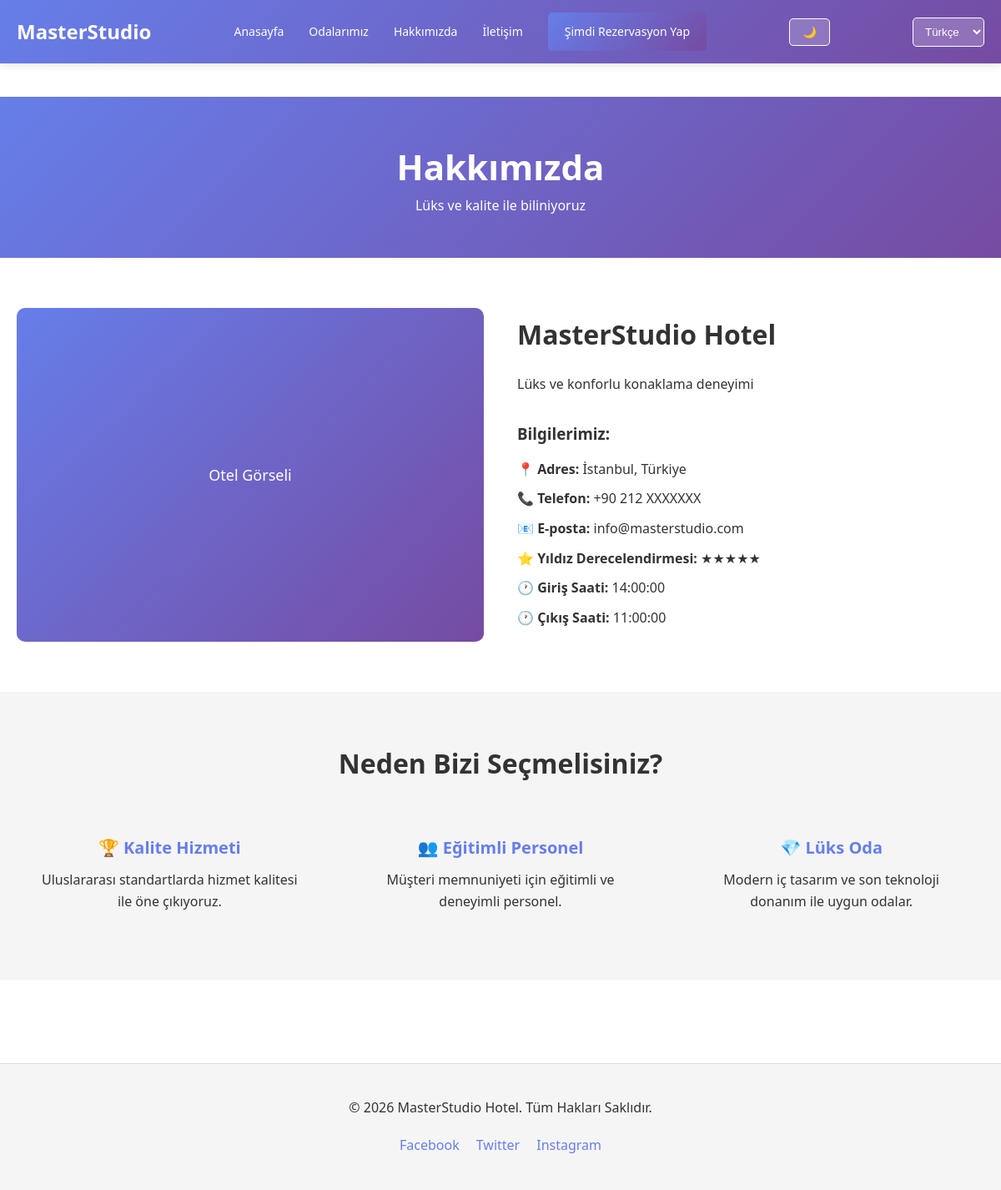
Page /about.php on the committed database.
### tables this page shows
CREATE TABLE IF NOT EXISTS `hotel_info` (
    `id` INT(11) NOT NULL AUTO_INCREMENT,
    `name_tr` VARCHAR(255) NOT NULL,
    `name_en` VARCHAR(255),
    `description_tr` TEXT,
    `description_en` TEXT,
    `address_tr` VARCHAR(255),
    `address_en` VARCHAR(255),
    `phone` VARCHAR(20),
    `email` VARCHAR(100),
    `check_in_time` TIME DEFAULT '14:00:00',
    `check_out_time` TIME DEFAULT '11:00:00',
    `star_rating` INT(11) DEFAULT 5,
    `updated_at` TIMESTAMP DEFAULT CURRENT_TIMESTAMP ON UPDATE CURRENT_TIMESTAMP,
    PRIMARY KEY (`id`)
);

### about.php (the view, shortened to what this page needs)
<?php
require_once 'core/config.php';
$hotel = $conn->query("SELECT * FROM hotel_info LIMIT 1")->fetch_assoc();
?>
<!DOCTYPE html>
<html lang="<?php echo $_SESSION['lang'] ?? 'tr'; ?>">
<head>
    <link rel="stylesheet" href="assets/css/style.css">
    <link rel="stylesheet" href="assets/css/dark.css" id="theme-style">
</head>
<body>
    <header>
        <div class="container">
            <div class="logo">
                <a href="index.php">MasterStudio</a>
            </div>
            <nav>
                <ul>
                    <li><a href="index.php">Anasayfa</a></li>
                    <li><a href="rooms.php">Odalarımız</a></li>
                    <li><a href="about.php" class="active">Hakkımızda</a></li>
                    <li><a href="contact.php">İletişim</a></li>
                    <li><a href="booking.php" class="btn btn-primary">Şimdi Rezervasyon Yap</a></li>
                </ul>
            </nav>
            <div class="theme-switcher">
                <button id="theme-toggle">🌙</button>
            </div>
            <div class="lang-switcher">
                <select id="lang-toggle">
                    <option value="tr" selected>Türkçe</option>
                </select>
            </div>
        </div>
    </header>
    <main>
        <section style="background: linear-gradient(135deg, #667eea 0%, #764ba2 100%); color: white; padding: 50px 0; text-align: center;">
            <div class="container">
                <h1 style="font-size: 42px;">Hakkımızda</h1>
                <p>Lüks ve kalite ile biliniyoruz</p>
            </div>
        </section>
        <section style="padding: 60px 0;">
            <div class="container">
                <div style="display: grid; grid-template-columns: 1fr 1fr; gap: 40px; align-items: center;">
                    <div>
                        <div style="height: 400px; background: linear-gradient(135deg, #667eea 0%, #764ba2 100%); border-radius: 10px; display: flex; align-items: center; justify-content: center; color: white; font-size: 18px;">
                            Otel Görseli
                        </div>
                    </div>
                    <div>
                        <h2 style="font-size: 32px; margin-bottom: 20px;">MasterStudio Hotel</h2>
                        <p style="font-size: 16px; line-height: 1.8; margin-bottom: 15px; color: var(--text-color);">
                            <?php echo nl2br(htmlspecialchars($hotel['description_tr'] ?? 'Lüks ve konforlu konaklama deneyimi')); ?>
                        </p>
                        <h3 style="margin-top: 30px; margin-bottom: 15px;">Bilgilerimiz:</h3>
                        <ul style="list-style: none; color: var(--text-color);">
                            <li style="margin: 10px 0;">📍 <strong>Adres:</strong> <?php echo htmlspecialchars($hotel['address_tr'] ?? 'İstanbul, Türkiye'); ?></li>
                            <li style="margin: 10px 0;">📞 <strong>Telefon:</strong> <?php echo htmlspecialchars($hotel['phone'] ?? '+90 212 XXXXXXX'); ?></li>
                            <li style="margin: 10px 0;">📧 <strong>E-posta:</strong> <?php echo htmlspecialchars($hotel['email'] ?? 'info@masterstudio.com'); ?></li>
                            <li style="margin: 10px 0;">⭐ <strong>Yıldız Derecelendirmesi:</strong> <?php echo str_repeat('★', $hotel['star_rating'] ?? 5); ?></li>
                            <li style="margin: 10px 0;">🕐 <strong>Giriş Saati:</strong> <?php echo $hotel['check_in_time'] ?? '14:00'; ?></li>
                            <li style="margin: 10px 0;">🕐 <strong>Çıkış Saati:</strong> <?php echo $hotel['check_out_time'] ?? '11:00'; ?></li>
                        </ul>
                    </div>
                </div>
            </div>
        </section>
        <section style="background: var(--light-bg); padding: 60px 0;">
            <div class="container">
                <h2 style="text-align: center; margin-bottom: 40px; font-size: 32px;">Neden Bizi Seçmelisiniz?</h2>
                <div style="display: grid; grid-template-columns: repeat(3, 1fr); gap: 30px;">
                    <div style="text-align: center; padding: 20px;">
                        <h3 style="color: #667eea; margin-bottom: 10px; font-size: 20px;">🏆 Kalite Hizmeti</h3>
                        <p style="color: var(--text-color);">Uluslararası standartlarda hizmet kalitesi ile öne çıkıyoruz.</p>
                    </div>
                    <div style="text-align: center; padding: 20px;">
                        <h3 style="color: #667eea; margin-bottom: 10px; font-size: 20px;">👥 Eğitimli Personel</h3>
                        <p style="color: var(--text-color);">Müşteri memnuniyeti için eğitimli ve deneyimli personel.</p>
                    </div>
                    <div style="text-align: center; padding: 20px;">
                        <h3 style="color: #667eea; margin-bottom: 10px; font-size: 20px;">💎 Lüks Oda</h3>
                        <p style="color: var(--text-color);">Modern iç tasarım ve son teknoloji donanım ile uygun odalar.</p>
                    </div>
                </div>
            </div>
        </section>
    </main>
    <footer>
        <div class="container">
            <p>&copy; <?php echo date('Y'); ?> MasterStudio Hotel. Tüm Hakları Saklıdır.</p>
            <div class="social-links">
                <a href="https://facebook.com" target="_blank">Facebook</a>
                <a href="https://twitter.com" target="_blank">Twitter</a>
                <a href="https://instagram.com" target="_blank">Instagram</a>
            </div>
        </div>
    </footer>
</body>
</html>

### assets/css/style.css (style rules this page uses)
* { margin: 0; padding: 0; box-sizing: border-box; }
:root { --primary-color: #667eea; --secondary-color: #764ba2; --text-color: #333; --bg-color: #ffffff; --border-color: #ddd; --light-bg: #f5f5f5; }
html { scroll-behavior: smooth; }
body { font-family: 'Segoe UI', Tahoma, Geneva, Verdana, sans-serif; color: var(--text-color); background-color: var(--bg-color); transition: all 0.3s ease; line-height: 1.6; }
.container { max-width: 1200px; margin: 0 auto; padding: 0 20px; }
header { background: linear-gradient(135deg, #667eea 0%, #764ba2 100%); color: white; padding: 15px 0; box-shadow: 0 2px 10px rgba(0, 0, 0, 0.1); position: sticky; top: 0; z-index: 100; }
header .container { display: flex; justify-content: space-between; align-items: center; }
.logo a { font-size: 24px; font-weight: bold; color: white; text-decoration: none; }
nav ul { list-style: none; display: flex; gap: 30px; align-items: center; }
nav a { color: white; text-decoration: none; transition: all 0.3s ease; font-size: 14px; }
.theme-switcher, .lang-switcher { display: flex; gap: 10px; }
.theme-switcher button { background: rgba(255, 255, 255, 0.2); border: 1px solid white; color: white; padding: 8px 15px; border-radius: 5px; cursor: pointer; transition: all 0.3s ease; }
.lang-switcher select { background: rgba(255, 255, 255, 0.2); border: 1px solid white; color: white; padding: 8px 10px; border-radius: 5px; cursor: pointer; }
.lang-switcher select option { color: #333; }
main { min-height: calc(100vh - 100px); padding: 40px 0; }
footer { background: var(--light-bg); border-top: 1px solid var(--border-color); padding: 40px 0; margin-top: 60px; }
footer .container { text-align: center; }
footer p { margin-bottom: 20px; color: var(--text-color); }
.social-links { display: flex; justify-content: center; gap: 20px; }
.social-links a { color: var(--primary-color); text-decoration: none; transition: all 0.3s ease; }
.btn { display: inline-block; padding: 12px 20px; border-radius: 5px; text-decoration: none; cursor: pointer; transition: all 0.3s ease; border: none; font-size: 14px; font-weight: 500; }
.btn-primary { background: linear-gradient(135deg, #667eea 0%, #764ba2 100%); color: white; }

### rows in the picture
hotel_info: description_tr "Lüks ve konforlu konaklama deneyimi", address_tr "İstanbul, Türkiye", phone "+90 212 XXXXXXX", email "info@masterstudio.com", star_rating "★★★★★", check_in_time "14:00:00", check_out_time "11:00:00"
